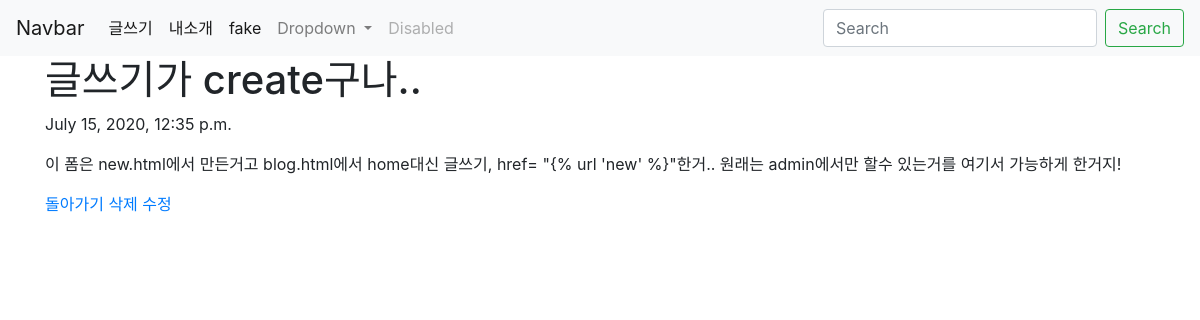
The app's page /blog/4/ with its own data.
### blog/models.py (models this page shows, shortened)
class Blog(models.Model):
    title = models.CharField(max_length = 200)
    pub_date = models.DateTimeField('date published')
    body = models.TextField()

### blog/views.py (the view)
# urls.py: path('<int:blog_id>/', views.detail, name = 'detail'),
def detail(request, blog_id):
    blog_detail = get_object_or_404(Blog, pk = blog_id)
    return render(request, 'detail.html', {'blog': blog_detail})

### blog/templates/detail.html
{% extends 'base.html' %}
{% block content %}
<h1>{{blog.title}}</h1>
<p>{{blog.pub_date}}</p>
<p>{{blog.body}}</p>
<a href="{% url 'blog' %}">돌아가기</a>
<a href="{% url 'delete' blog.id %}">삭제</a>
<a href="{% url 'update' blog.id %}">수정</a>
{% endblock %}

### records on screen
Blog: title "글쓰기가 create구나..", pub_date "July 15, 2020, 12:35 p.m.", body "이 폼은 new.html에서 만든거고 blog.html에서 home대신 글쓰기, href= \"{% url 'new' %}\"한거.. 원래는 admin에서만 할수 있는거를 여기서 가능하게 한거지!"
